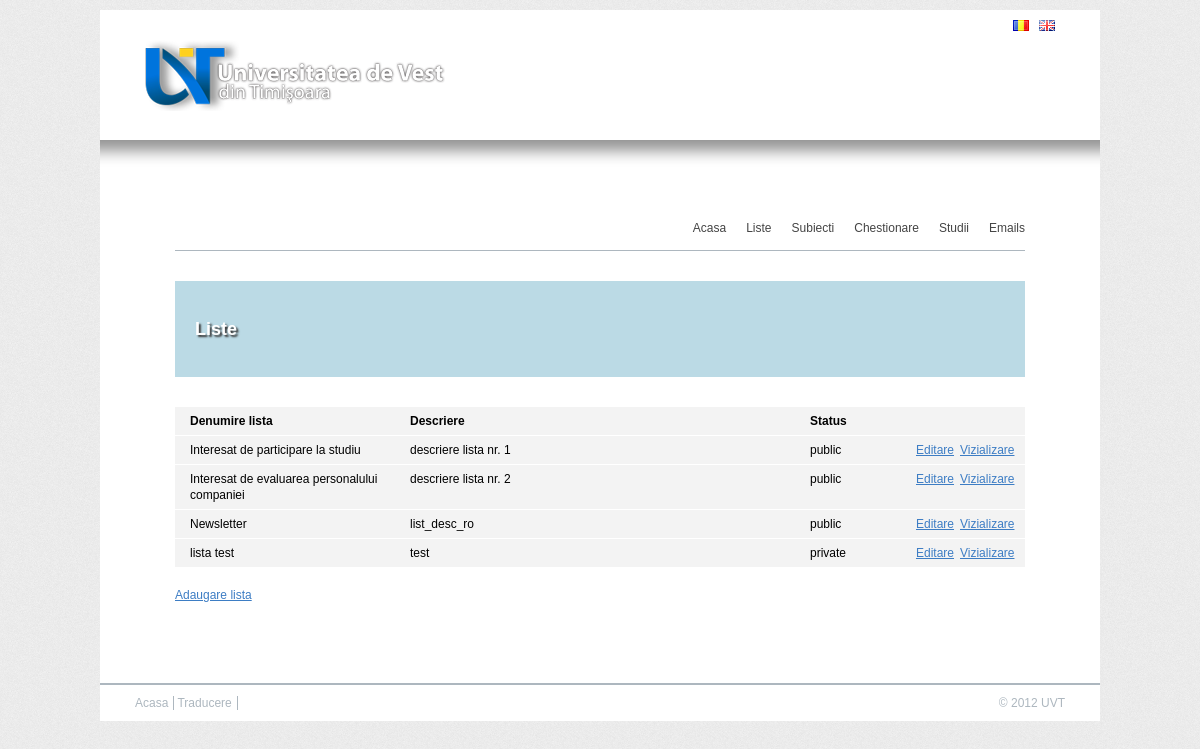
/admin/manage_lists.php, run on the app's committed database.
### tables this page shows
CREATE TABLE `texts` (
  `id` int(11) NOT NULL auto_increment,
  `mydata` text,
  `ro` varchar(255) NOT NULL,
  PRIMARY KEY  (`id`),
  KEY `mydata` (`mydata`(333))
);

CREATE TABLE `liste` (
  `list_id` int(11) NOT NULL auto_increment,
  `name` text NOT NULL,
  `desc` text NOT NULL,
  `public` enum('0','1') NOT NULL default '0',
  PRIMARY KEY  (`list_id`)
);

### admin/manage_lists.php (the view, shortened to what this page needs)
<?php require_once("../includes/header.php") ?>
   <h1 class="lists"><?php __("List Management") ?></h1>
   <div id="list_details">
         <ul>
            <li class="head">
               <span class="name"><?php __("List name") ?></span>
               <span class="status"><?php __("Status") ?></span>
               <span class="description"><?php __("Description") ?></span>
            </li>
         <?php
            $all_lists = get_all_lists ();
            while ($row = mysql_fetch_array($all_lists)) {
                  $list_id = $row["list_id"];
                  $list_name = decode($row["name"], $lang);
                  $list_desc = decode($row["desc"], $lang);
                  $list_public = $row["public"];
            ?>
            <li>
               <span class="name"><?php echo $list_name ?></span>
               <span class="status"><?php if($list_public==1){echo "public";} else {echo "private";} ?></span>
               <span class="description"><?php echo $list_desc ?></span>
               <span class="view"><a href="view_list.php?list_id=<?php echo $list_id ?>"><?php __("View") ?></a></span>
               <span class="edit"><a href="edit_list.php?list_id=<?php echo $list_id ?>"><?php __("Edit") ?></a></span>
            </li>
            <?php
            }
         ?>
         </ul>
         <p class="clear"><a href="edit_list.php"><?php __("Add list") ?></a></p>
   </div>
<?php require_once("../includes/footer.php") ?>

### includes/header.php (shortened to what this page needs)
<!DOCTYPE html PUBLIC "-//W3C//DTD XHTML 1.0 Transitional//EN" "http://www.w3.org/TR/xhtml1/DTD/xhtml1-transitional.dtd">
<html xmlns="http://www.w3.org/1999/xhtml">
<head>
	<link href="../css/reset.css" rel="stylesheet" type="text/css" />
	<link href="../css/uvt.css" rel="stylesheet" type="text/css" />
	<link href="../css/jquery.ui.datepicker.css" rel="stylesheet" type="text/css" />
	<link href="../css/datepicker.css" rel="stylesheet" type="text/css" />
</head>
<body>
	<div id="wrapper">
		<div id="header">
			<div id="lang">
				<a title="English" href="<?php echo get_url() ?>?lang=en">
					<img class="lang-icon" alt="English" src="../images/en.gif">
				</a>
				<a title="Română" href="<?php echo get_url() ?>?lang=ro">
					<img class="lang-icon" alt="Română" src="../images/ro.gif">
				</a>
			</div>
			<img id="logo" src="../images/uvt_logo.png" alt="" />
		</div>
		<div id="main_content">
			<div id="top_nav">
				<ul class="menu">
					<li><a href="/admin"><?php __("Home") ?></a></li>
					<li><a href="/admin/manage_lists.php"><?php __("List management") ?></a></li>
					<li><a href="/admin/manage_subjects.php"><?php __("Subjects management") ?></a></li>
					<li><a href="/admin/manage_questionnaires.php"><?php __("Questionnaire management") ?></a></li>
					<li><a href="/admin/manage_studies.php"><?php __("Study management") ?></a></li>
					<li><a href="/admin/manage_emails.php"><?php __("Email management") ?></a></li>
				</ul>
			</div>

### includes/functions.php (shortened to what this page needs)
<?php
function get_url() {
   $url = $_SERVER["PHP_SELF"];
   return $url;
}
function __($txt) {
   global $lang;
   $result = mysql_query("select * from texts where `mydata` ='".mysql_real_escape_string(htmlspecialchars($txt))."' ");
   if (!mysql_num_rows($result)) {
      mysql_query("insert into texts (`mydata`) values ('".mysql_real_escape_string(htmlspecialchars($txt))."') ");
   } else {
	 if ($lang == 'ro') {
	    $row = mysql_fetch_array($result);
	    $txt_ro = $row['ro'];
	    if($txt_ro != NULL) {
		  $txt = $txt_ro;
	    }
	 }
   }
   echo $txt;
}
function unstrip_array($array){
   return $array;
}
function decode($var, $lang) {
   $array = get_object_vars(json_decode($var));
   $return = $array[$lang];
   return $return;
}
function get_all_lists () {
   global $dbconnect;
   $query = "SELECT * FROM liste ORDER BY list_id ASC;";
   $result = mysql_query($query, $dbconnect);
   return $result;
}
?>

### includes/footer.php
		</div>
		<div id="footer">
			<div id="bottom_nav">
				<a href="index.php"><?php __("Home") ?></a>
				<a href="translate.php"><?php __("Translate") ?></a>
			</div>
			<div id="copyright">&copy; 2012 UVT</div>
		</div>
	</div>
</body>
</html>

### css/uvt.css (style rules this page uses)
body { background:url("../images/background.png") repeat left top; font-family: Arial,Tahoma,Verdana,sans-serif; font-size: 12px; line-height:16px; }
#wrapper { width:1000px; margin:10px auto; overflow:hidden; background:#FFFFFF; }
h1 { font-size:18px; color:#FFFFFF; font-weight:bold; margin-bottom:30px; padding:40px 20px; text-shadow: 2px 2px 2px #333333; }
h1.lists { background:#bbdae5 }
p { padding:0 0 10px 0 }
a { color: #3d7dc4; }
#header { width:100%; height:160px; position:relative; background:url("../images/shaddow.png") repeat-x bottom left; }
#lang { position:relative; top:10px; right:45px; }
#lang a { text-decoration:none; float:right; margin-left:10px; }
#logo { position: absolute; top:30px; left:45px; }
#top_nav { overflow:hidden; border-bottom:1px solid #ADB7BF; margin-bottom:30px; }
#top_nav ul.menu { float:right; height:30px; }
#top_nav li { float:left; padding-left:20px; }
#top_nav li a { color: #444444; font-family: Arial,Tahoma,Verdana,sans-serif; text-decoration:none; display:block; }
#main_content { display:block; margin: 20px 45px 30px; padding:30px; }
#footer { border-top:2px solid #ADB7BF; clear:both; padding:10px 35px; color:#ADB7BF; overflow:hidden; }
#footer a { text-decoration:none; color: #ADB7BF; padding-right:5px; border-right:1px solid #ADB7BF }
#footer #bottom_nav { float:left }
#footer #copyright { float:right; }
#list_details { margin-bottom:10px; }
#list_details li { clear:both; display:block; overflow:hidden; padding:6px 15px; background:#f3f3f3; margin-bottom:1px }
#list_details li.head { font-weight:bold; }
#list_details span { width: 70px; display: inline-block; }
#list_details li span.name, #list_details li span.description { display:block; float:left; }
#list_details li span.name { width:220px; }
#list_details li span.description { width:400px; }
#list_details .edit, #list_details .view { float:right; text-align:center; width:50px; }
#list_details .status { width:85px; }
#list_details ul { margin-bottom:20px; }
.clear { clear:both }

### data on the page
texts: ro "Acasa Acasa"
texts: ro "Liste Liste"
texts: ro "Subiecti"
texts: ro "Chestionare"
texts: ro "Studii"
texts: ro "Emails"
texts: ro "Denumire lista"
texts: ro "Status"
texts: ro "Descriere"
liste: name "Interesat de participare la studiu", public "public", desc "descriere lista nr. 1", texts.ro "Vizializare Editare"
liste: name "Interesat de evaluarea personalului companiei", public "public", desc "descriere lista nr. 2", texts.ro "Vizializare Editare"
liste: name "Newsletter", public "public", desc "list_desc_ro", texts.ro "Vizializare Editare"
liste: name "lista test", public "private", desc "test", texts.ro "Vizializare Editare"
texts: ro "Adaugare lista"
texts: ro "Traducere"
